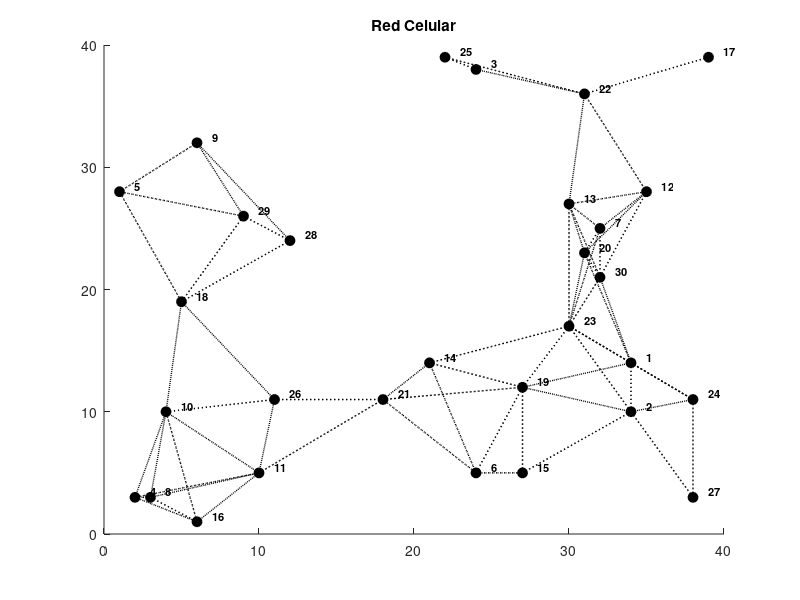

This figure's MATLAB source: (Note: this script raises an error after producing the figure.)
clc, clear all, close all

%% Inicio Graficar Nodos
% Posiciones de los nodos---------------------------------------------------
nodesCoordinates = zeros(30, 2);
nodesCoordinates(1, 1) = 34; nodesCoordinates(1, 2) = 14; nodesCoordinates(2, 1) = 34; nodesCoordinates(2, 2) = 10;
nodesCoordinates(3, 1) = 24; nodesCoordinates(3, 2) = 38; nodesCoordinates(4, 1) = 2; nodesCoordinates(4, 2) = 3;
nodesCoordinates(5, 1) = 1; nodesCoordinates(5, 2) = 28; nodesCoordinates(6, 1) = 24; nodesCoordinates(6, 2) = 5;
nodesCoordinates(7, 1) = 32; nodesCoordinates(7, 2) = 25; nodesCoordinates(8, 1) = 3; nodesCoordinates(8, 2) = 3;
nodesCoordinates(9, 1) = 6; nodesCoordinates(9, 2) = 32; nodesCoordinates(10, 1) = 4; nodesCoordinates(10, 2) = 10;
nodesCoordinates(11, 1) = 10; nodesCoordinates(11, 2) = 5; nodesCoordinates(12, 1) = 35; nodesCoordinates(12, 2) = 28;
nodesCoordinates(13, 1) = 30; nodesCoordinates(13, 2) = 27; nodesCoordinates(14, 1) = 21; nodesCoordinates(14, 2) = 14;
nodesCoordinates(15, 1) = 27; nodesCoordinates(15, 2) = 5; nodesCoordinates(16, 1) = 6; nodesCoordinates(16, 2) = 1;
nodesCoordinates(17, 1) = 39; nodesCoordinates(17, 2) = 39; nodesCoordinates(18, 1) = 5; nodesCoordinates(18, 2) = 19;
nodesCoordinates(19, 1) = 27; nodesCoordinates(19, 2) = 12; nodesCoordinates(20, 1) = 31; nodesCoordinates(20, 2) = 23;
nodesCoordinates(21, 1) = 18; nodesCoordinates(21, 2) = 11; nodesCoordinates(22, 1) = 31; nodesCoordinates(22, 2) = 36;
nodesCoordinates(23, 1) = 30; nodesCoordinates(23, 2) = 17; nodesCoordinates(24, 1) = 38; nodesCoordinates(24, 2) = 11;
nodesCoordinates(25, 1) = 22; nodesCoordinates(25, 2) = 39; nodesCoordinates(26, 1) = 11; nodesCoordinates(26, 2) = 11;
nodesCoordinates(27, 1) = 38; nodesCoordinates(27, 2) = 3; nodesCoordinates(28, 1) = 12; nodesCoordinates(28, 2) = 24;
nodesCoordinates(29, 1) = 9; nodesCoordinates(29, 2) = 26; nodesCoordinates(30, 1) = 32; nodesCoordinates(30, 2) = 21;

RC = 10; % Radio de cobertura

for i = 1:length(nodesCoordinates)

    for j = 1:length(nodesCoordinates)

        dij = sqrt((nodesCoordinates(i, 1) - nodesCoordinates(j, 1)) ^ 2 + (nodesCoordinates(i, 2) - nodesCoordinates(j, 2)) ^ 2);

        if (dij <= RC) & i ~= j

            matrLinks(i, j) = dij;

            line([nodesCoordinates(i, 1), nodesCoordinates(j, 1)], [nodesCoordinates(i, 2), nodesCoordinates(j, 2)], 'LineStyle', ':', 'Color', 'k', 'LineWidth', 1);
            hold on;
        else
            matrLinks(i, j) = inf;
        end

    end

end

for i = 1:length(nodesCoordinates)
    x = nodesCoordinates(i, 1);
    y = nodesCoordinates(i, 2);
    plot(nodesCoordinates(i, 1), nodesCoordinates(i, 2), 'o', 'LineWidth', 1, 'MarkerEdgeColor', 'k', 'MarkerFaceColor', 'k', 'MarkerSize', 7);
    text(x + 1, y + 0.5, num2str(i), 'FontSize', 8, 'FontWeight', 'bold', 'Color', 'k');
    title('Red Celular')
    % axis([0 110 0 60])
end

%% Fin Graficar Nodos

%% SIMULADOR DE EVENTOS DISCRETOS
% Inicializacion de variables

% Inicializaci�n del tiempo de simulaci�n
t = 0;

% Programacion del evento inicial o los eventos iniciales.

% Adiciono el evento inicial o los eventos iniciales a la cola de eventos.

% Desarrollo de la simulacion
while length(evtQueue) > 0
    evtAct = evtQueue(1);
    evtQueue(1) = [];

    t = evtAct.t;

    % Procesamiento del evento A
    if evtAct.type == 'A'

    end

    % Procesamiento del evento B
    if evtAct.type == 'B'

    end

    % Procesamiento del evento Z
    if evtAct.type == 'Z'

    end

    % Organizacion de la cola de eventos
    flag = 1;

    while flag == 1
        flag = 0;

        for i = 1:(length(evtQueue) - 1)

            if evtQueue(i).t > evtQueue(i + 1).t
                temp = evtQueue(i);
                evtQueue(i) = evtQueue(i + 1);
                evtQueue(i + 1) = temp;
                flag = 1;
            end

        end

    end

    % Mostrado de la cola de eventos:
    fprintf('\nCola de eventos:\n');

    for i = 1:length(evtQueue)
        fprintf('Evento %s en t=%f\n', evtQueue(i).type, evtQueue(i).t);
    end

    fprintf('----------------\n');
    % pause;
end

fprintf('Tiempo transcurrido: %f  \n', t);
